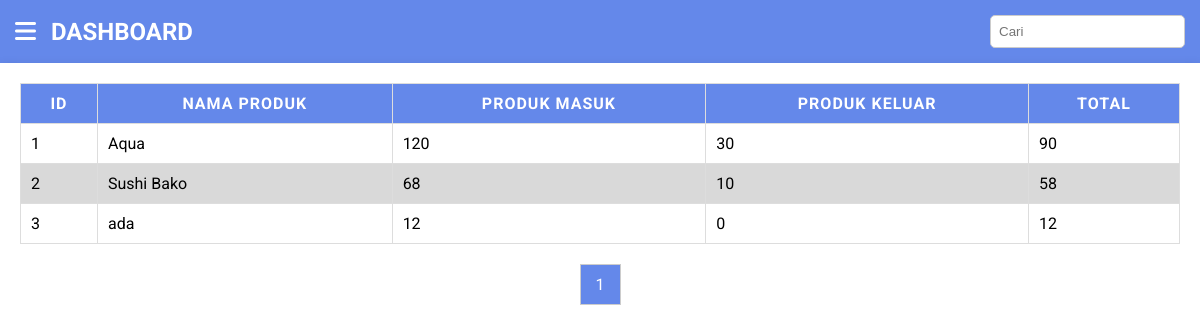
The app's page /index.php (signed in), older data.
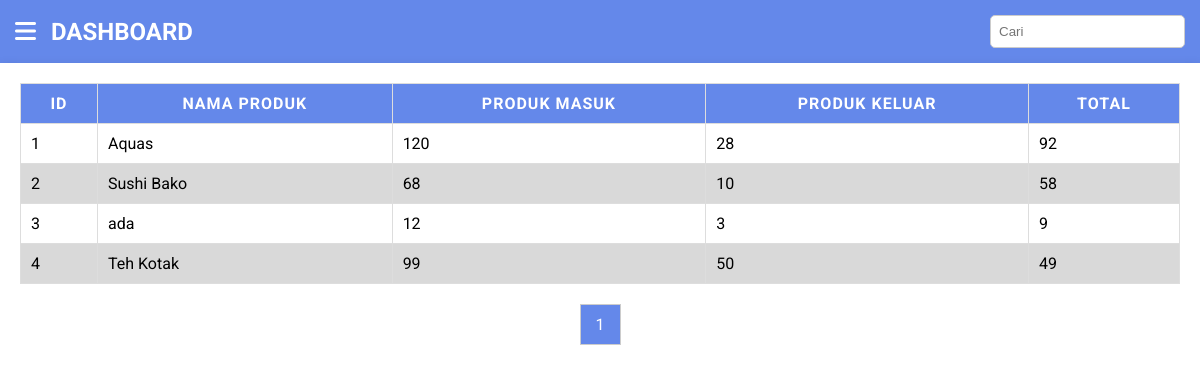
The same page, newer data.
### tables this page shows
CREATE TABLE `produk` (
  `id` int(11) NOT NULL AUTO_INCREMENT,
  `nama_produk` varchar(255) NOT NULL,
  `merk` varchar(255) NOT NULL,
  `produk_masuk` int(11) DEFAULT 0,
  `produk_keluar` int(11) DEFAULT 0,
  `jumlah` int(11) DEFAULT 0,
  `penerima_barang` varchar(255) DEFAULT NULL,
  `penerima_barang_keluar` varchar(255) DEFAULT NULL,
  `alasan_keluar` enum('Terjual','Expired') DEFAULT NULL,
  `waktu` time DEFAULT NULL,
  `tanggal` date NOT NULL,
  PRIMARY KEY (`id`)
);

### index.php (the view, shortened to what this page needs)
<?php
include 'db.php';
$limit = 5;
$page = isset($_GET['page']) ? (int)$_GET['page'] : 1;
$offset = ($page - 1) * $limit;
$search = "";
$sql_count = "SELECT COUNT(*) as total FROM produk";
$result_count = mysqli_query($conn, $sql_count);
$row_count = mysqli_fetch_assoc($result_count);
$total_rows = $row_count['total'];
$total_pages = ceil($total_rows / $limit);
$sql = "SELECT id, nama_produk, merk, produk_masuk, produk_keluar, (produk_masuk - produk_keluar) AS total
        FROM produk";
$sql .= " LIMIT $limit OFFSET $offset";
$result = mysqli_query($conn, $sql);
?>
<!DOCTYPE html>
<html lang="en">
<head>
  <link rel="stylesheet" href="css/style.css">
  <link rel="stylesheet" href="https://cdnjs.cloudflare.com/ajax/libs/font-awesome/6.0.0-beta3/css/all.min.css">
</head>
<body>
  <div class="dashboard-header">
    <div class="hamburger">
      <i class="fas fa-bars" id="hamburger-icon"></i>
    </div>
    <h2>DASHBOARD</h2>
    <div class="search-container">
      <form action="" method="GET" autocomplete="off">
        <input type="text" name="search" placeholder="Cari" value="<?= htmlspecialchars($search); ?>">
      </form>
    </div>
  </div>
  <div class="content-wrapper">
    <table>
      <thead>
        <tr>
          <th>ID</th>
          <th>Nama Produk</th>
          <th>Produk Masuk</th>
          <th>Produk Keluar</th>
          <th>Total</th>
        </tr>
      </thead>
      <tbody>
        <?php
                if (mysqli_num_rows($result) > 0) {
                  $i = $offset + 1;
                    while ($row = mysqli_fetch_assoc($result)) {
                        echo "<tr>";
                        echo "<td>" . $i . "</td>";
                        echo "<td>" . $row["merk"] . "</td>";
                        echo "<td>" . $row["produk_masuk"] . "</td>";
                        echo "<td>" . $row["produk_keluar"] . "</td>";
                        echo "<td>" . $row["total"] . "</td>";
                        $i++;
                        echo "</tr>";
                    }
                } else {
                    echo "<tr><td colspan='5'>Tidak ada data</td></tr>";
                }
                ?>
      </tbody>
    </table>
    <div class="pagination">
      <?php for ($i = 1; $i <= $total_pages; $i++): ?>
      <a href="?page=<?= $i ?>&search=<?= htmlspecialchars($search); ?>" class="<?= ($i == $page) ? 'active' : '' ?>">
        <?= $i ?>
      </a>
      <?php endfor; ?>
    </div>
  </div>
</body>
</html>

Row changes from the older to the newer data that the page shows:
changed produk: merk "Aqua" → "Aquas"; produk_keluar "30" → "28"; total "90" → "92"
changed produk "ada": produk_keluar "0" → "3"; total "12" → "9"
added produk: merk "Teh Kotak", produk_masuk "99", produk_keluar "50", total "49"
